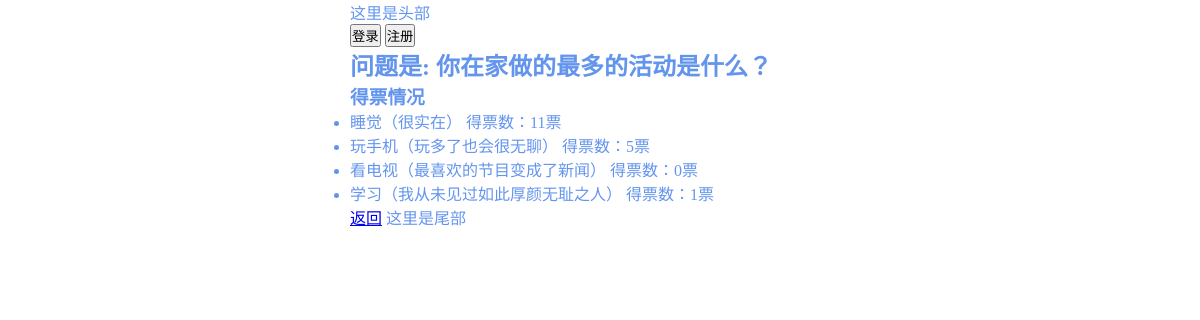
Page /polls/result/2/ on the earlier database version.
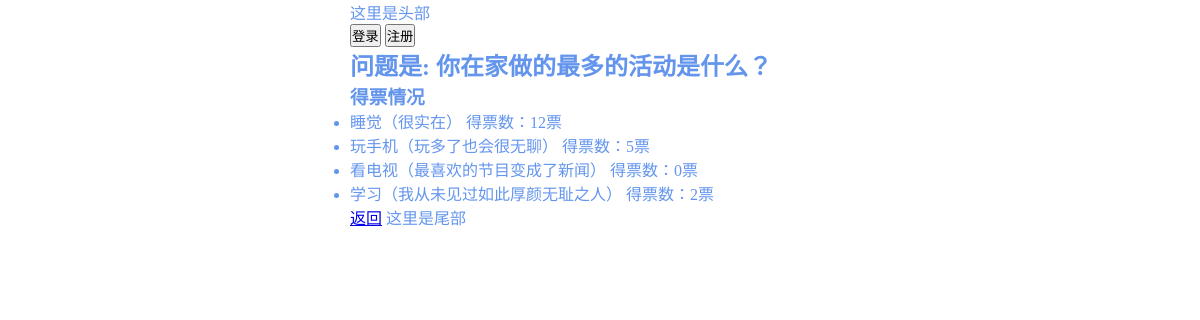
Same page on the later database version.
### polls/models.py (models this page shows, shortened)
class Choices(models.Model):
    content = models.CharField(max_length=50, verbose_name="选项")
    votes = models.PositiveIntegerField(verbose_name="得票数")
    create_time = models.DateTimeField(auto_now_add=True, verbose_name="创建时间")
    question = models.ForeignKey(Question, on_delete=models.CASCADE, related_name='choices', verbose_name="所属问题")
    class Meta:
        verbose_name = "选项表"
        verbose_name_plural = "选项表"
        ordering = ["-create_time"]

### polls/views.py (the view)
# urls.py: url(r'^result/(\d+)/$',views.result,name='result'),
def result(request,qid):
    try:
        question = Question.objects.get(id=qid)
        return render(request,'polls/result.html',{"question":question})
    except Exception as e:
        print(e)
        return HttpResponse("结果不符合规定")

### templates/polls/result.html (shortened to what this page needs)
{% extends 'polls/base.html'%}
{% block body %}
        <h2>问题是: {{question.title}}</h2>
        <ul>
            <h3>得票情况</h3>
            {% for c in question.choices.all %}
                <li>
                    <p>{{c.content}}   得票数：{{c.votes}}票</p>
                </li>
            {% endfor %}
        </ul>
        <a href="{% url 'polls:index' %}">返回</a>
{% endblock %}

Differences in the rows shown:
changed Choices "睡觉（很实在）": votes "11" → "12"
changed Choices "学习（我从未见过如此厚颜无耻之人）": votes "1" → "2"
